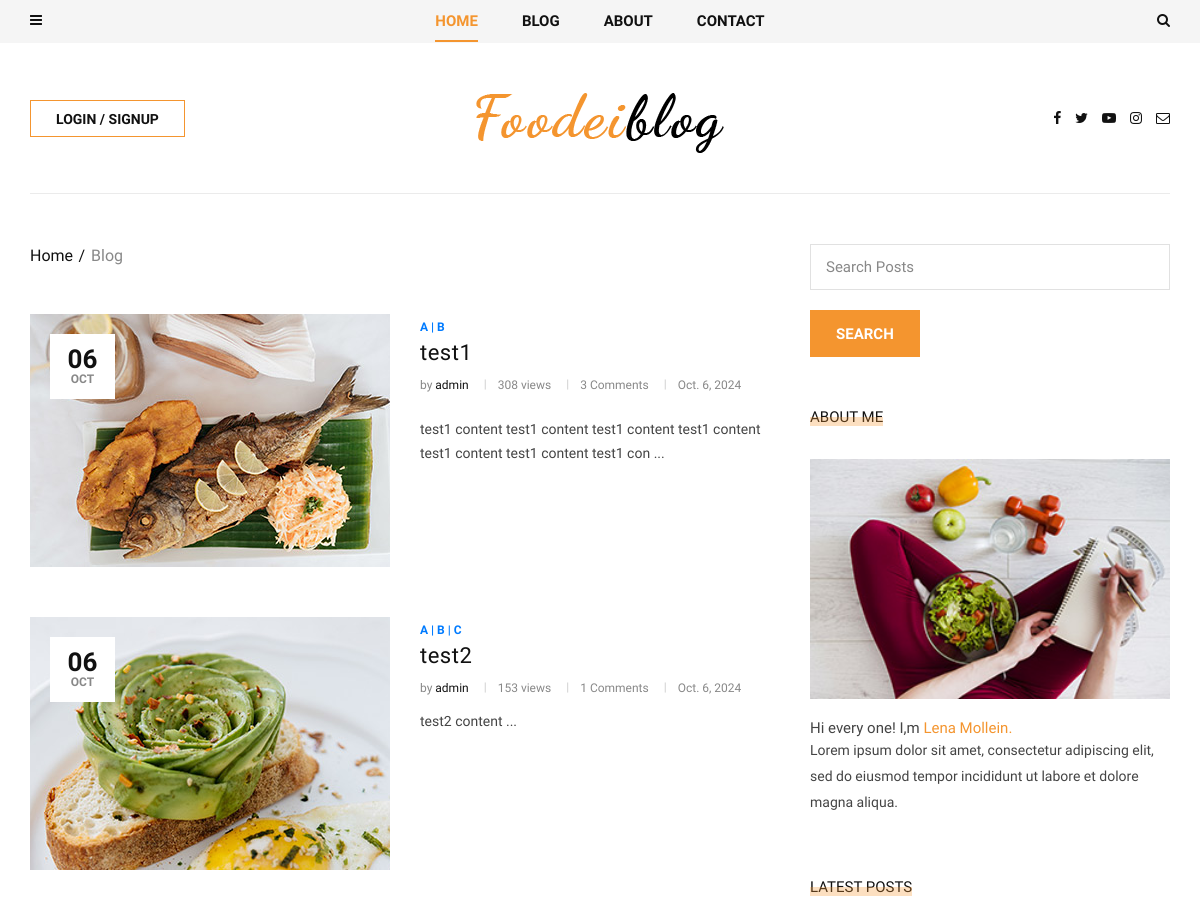
The page /blog/ (upper part) on the database as committed earlier.
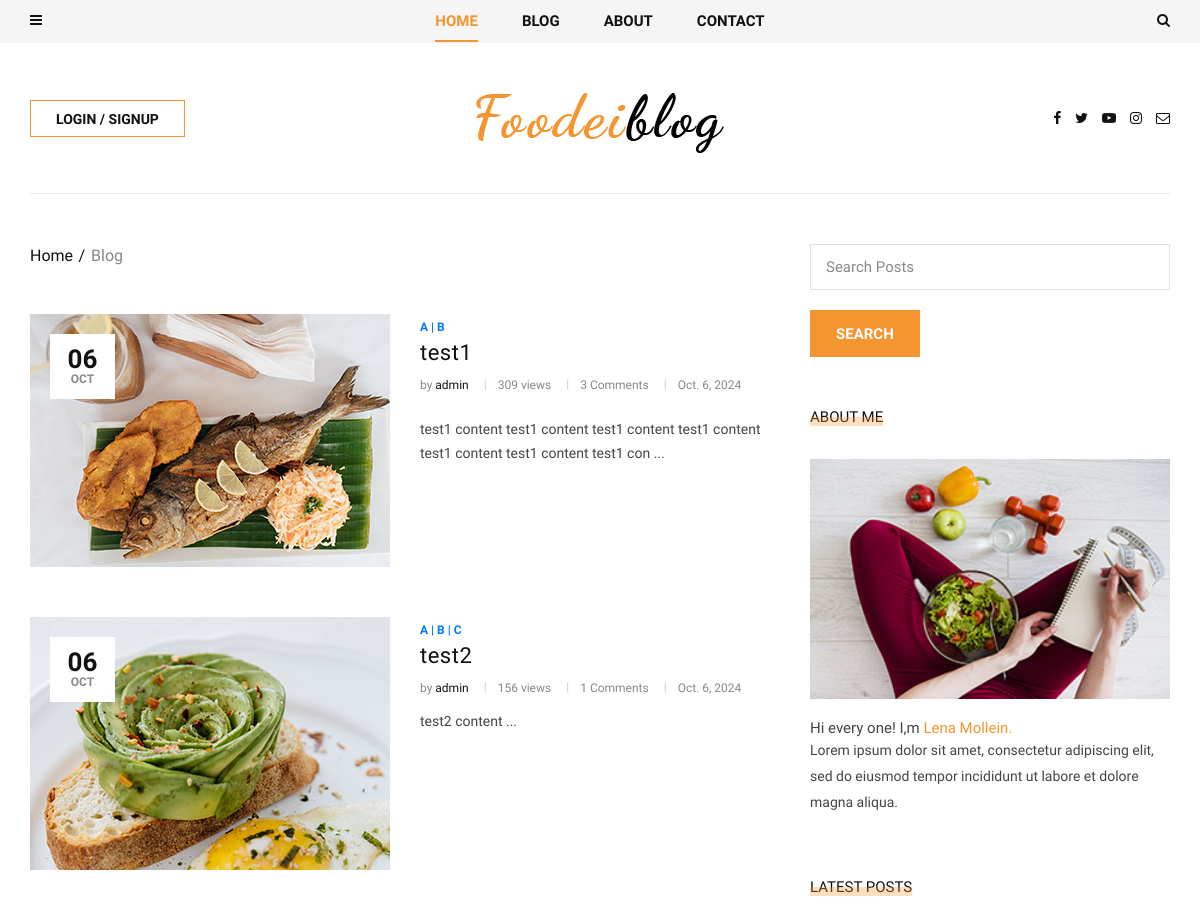
The same page on the database as committed later.
### blog/models.py (models this page shows, shortened)
class Post(models.Model):
    image = models.ImageField(upload_to = 'blog/', default = 'blog/default.jpg')
    author = models.ForeignKey(User,on_delete = models.SET_NULL,null = True)
    title = models.CharField(max_length=255)
    content = models.TextField()
    tags = TaggableManager()
    category = models.ManyToManyField(Category)
    counted_views = models.IntegerField(default=0)
    status = models.BooleanField(default=False)
    login_require = models.BooleanField(default=False)
    published_date = models.DateTimeField(null=True)
    created_date = models.DateTimeField(auto_now_add=True)
    updated_date = models.DateTimeField(auto_now=True)
    class Meta:
        ordering = ['id']

### blog/views.py (the view)
# urls.py: path('',blog_home_view,name='blog_home'),
def blog_home_view(request,cat_name = None,author = None,tag_name = None):
    posts = Post.objects.filter(published_date__lte = timezone.now(), status = True)
    s_flag = False
    if tag_name:
        posts = posts.filter(tags__name = tag_name)
    if cat_name:
        posts = posts.filter(category__name = cat_name)
    if author:
        posts = posts.filter(author__username = author)
    if s:= request.GET.get('s'):
        posts = posts.filter(content__contains = s)
        s_flag = True
    posts,totalpages = page_management(request,posts)
    context = {'posts':posts,'totalpages':totalpages,'s_flag':s_flag ,'s':s}
    return render(request,'blog/blog-home2.html',context)

### blog/models.py (called while the page is built)
    def __str__(self):
        return self.name

### blog/templatetags/blog_tags.py (called while the page is built)
@register.filter
def snippet(value,arg):
    return value[:arg]

@register.inclusion_tag('blog/blog_latestposts.html')
def latestposts():
    posts = Post.objects.filter(published_date__lte = timezone.now(),status=1).order_by('published_date')[:2]
    return {'posts':posts}

@register.inclusion_tag('blog/blog_postcategories.html')
def postcategories():
    posts = Post.objects.filter(published_date__lte = timezone.now(),status=1)
    categories = Category.objects.all()
    cat_dict = {}
    for name in categories:
        cat_dict[name] = posts.filter(category=name).count()
    return {'categories':cat_dict}

@register.inclusion_tag('blog/blog-tag-clouds.html')
def tagclouds():
    posts = Post.objects.filter(published_date__lte = timezone.now(),status=1)
    tags=set()
    for post in posts:
        post_all_tags = post.tags.all()
        for i in range(len(post_all_tags)):
            tags.add(post_all_tags[i])
    return {'tags':tags}

@register.simple_tag
def comment_count(post):
    comments = Comment.objects.filter(post = post, approved = True).count()
    return comments

### mysite/templates/blog/blog-home2.html (shortened to what this page needs)
{%extends 'base2.html'%}
{%load static%}
{% load blog_tags %}
{% load humanize %}
{%block content%}
    <section class="categories categories-grid spad">
        <div class="categories__post">
            <div class="container">
                <div class="categories__grid__post">
                    <div class="row">
                        <div class="col-lg-8 col-md-8">
                            <div class="breadcrumb__text">
                                <div class="breadcrumb__option">
                                    <a href="{% url "website:index" %}">Home</a>
                                    <span>Blog</span>
                                </div>
                            </div>
                            {%for post in posts%}
                            <div class="categories__list__post__item">
                                <div class="row">
                                    <div class="col-lg-6 col-md-6">
                                        <div class="categories__post__item__pic set-bg"
                                            data-setbg={{post.image.url}}>
                                            <div class="post__meta">
                                                <h4>{{post.published_date|date:'d'}}</h4>
                                                <span>{{post.published_date|date:'M'}}</span>
                                            </div>
                                        </div>
                                    </div>
                                    <div class="col-lg-6 col-md-6">
                                        <div class="categories__post__item__text">
                                            <span class="post__label">
                                                {% for cat in post.category.all %}
                                                <a href="{% url "blog:category" cat_name=cat.name %}">{{cat.name}} {%if not forloop.last%} | {%endif%}</a>
                                                {% endfor %}
                                            </span>
                                            <h3><a href="{% url "blog:blog_single" pid=post.id %}">{{post.title}}</a></h3>
                                            <ul class="post__widget">
                                                <li>by <span>{{post.author}}</span></li>
                                                <li>{{post.counted_views}} views</li>
                                                <li>{% comment_count post %} Comments</li>
                                                <li>{{post.published_date|naturalday}}</li>
                                            </ul>
                                            <p>{{post.content|snippet:100|safe}} ...</p>
                                        </div>
                                    </div>
                                </div>
                            </div>
                            {%endfor%}
                        </div>
                        <div class="col-lg-4 col-md-4">
                            <div class="sidebar__item">
                                <div class="sidebar__subscribe__item">
									<form action="{% url "blog:search" %}" method="GET">
			                            <input placeholder="Search Posts" name="s" type="text" class="email-input">
			                            <button type="submit" class="site-btn">Search</button>
			                        </form>
                                </div>
                                <br><br>
                                {%include 'blog/blog_writer.html'%}
                                {% latestposts %}
                                <br>
                            </div>
                        </div>
                    </div>
                </div>
            </div>
        </div>
    </section>
{%endblock%}

Rows that differ between the two databases and show on the page:
changed Post "test1": counted_views "308" → "309"
changed Post "test2": counted_views "153" → "156"
